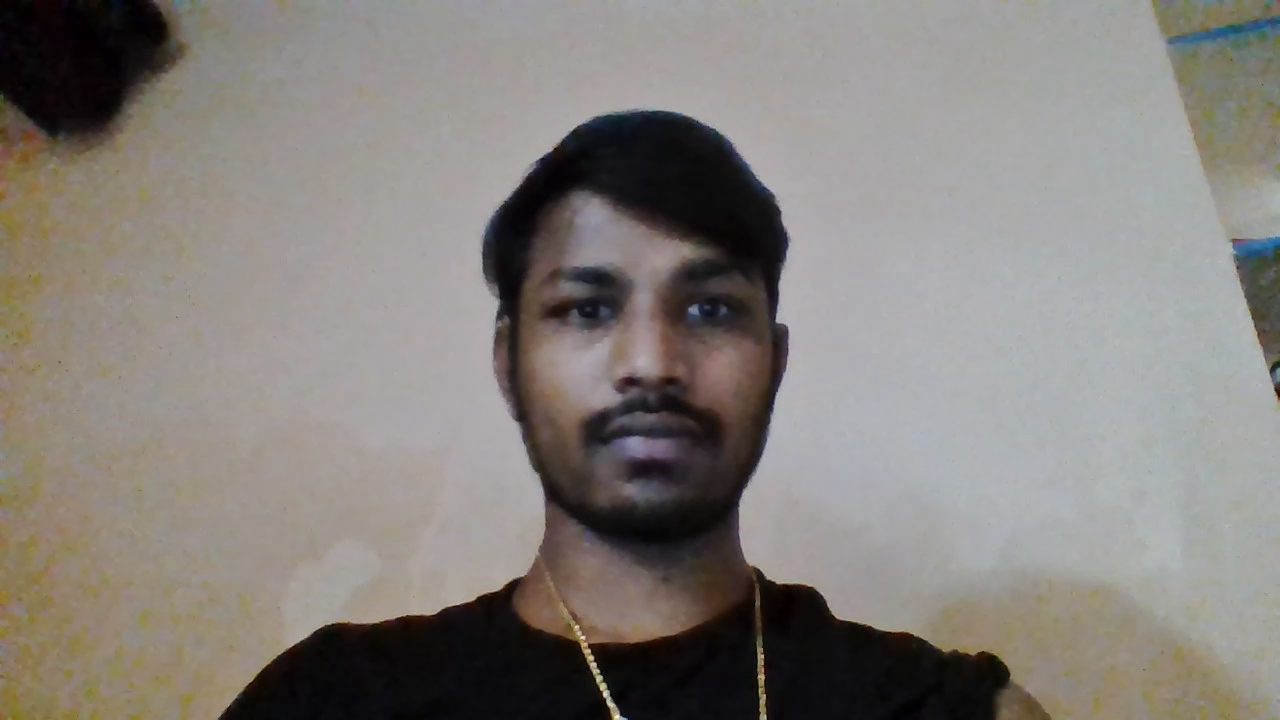
#> input picture frame 9 of Mean Shift/f_t.mp4, 1280 x 720 px
$ jupyter execute 'Single Object Tracking.ipynb'
#> lines starting #> are read from the running program, lines starting #| are printed output that depends on the picture
[cell 1]
import numpy as np
import cv2
import os
import matplotlib.pyplot as plt

[cell 2]
cap = cv2.VideoCapture('f_t.mp4')

[cell 3]
ret, frame = cap.read()
#> frame is the input picture: shape (720, 1280, 3); mean B, G, R 123.8, 128.3, 133.2
face_casc = cv2.CascadeClassifier(cv2.data.haarcascades + 'haarcascade_frontalface_default.xml')
face_rects = face_casc.detectMultiScale(frame)
#> face_rects = [[482, 176, 336, 336]]

[cell 4]
face_x, face_y, w, h = tuple(face_rects[0])
#> face_x = 482; face_y = 176; w = 336; h = 336
track_window = (face_x, face_y, w, h)
#> track_window = (482, 176, 336, 336)

[cell 5]
roi = frame[face_y:face_y+h,face_x:face_x+w]
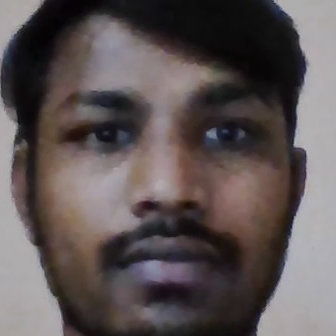
#> roi: shape (336, 336, 3); mean B, G, R 85.6, 85.1, 94

[cell 6]
hsv_roi = cv2.cvtColor(roi,cv2.COLOR_BGR2HSV)
#> hsv_roi: shape (336, 336, 3); mean H, S, V 91.6, 41.6, 95.1

[cell 7]
roi_hist = cv2.calcHist([hsv_roi],[0],None,[180],[0,180])
#> roi_hist = 180 values, max 13860 at index 165, min 0 at index 28, mean 627.2

[cell 8]
cv2.normalize(roi_hist,roi_hist,0,255,cv2.NORM_MINMAX)
#> Out = 180 values, max 255 at index 165, min 0 at index 28, mean 11.54

[cell 9]
term_crit = (cv2.TermCriteria_EPS | cv2.TERM_CRITERIA_COUNT, 10, 1)

[cell 10]
while True:

    ret, frame = cap.read()
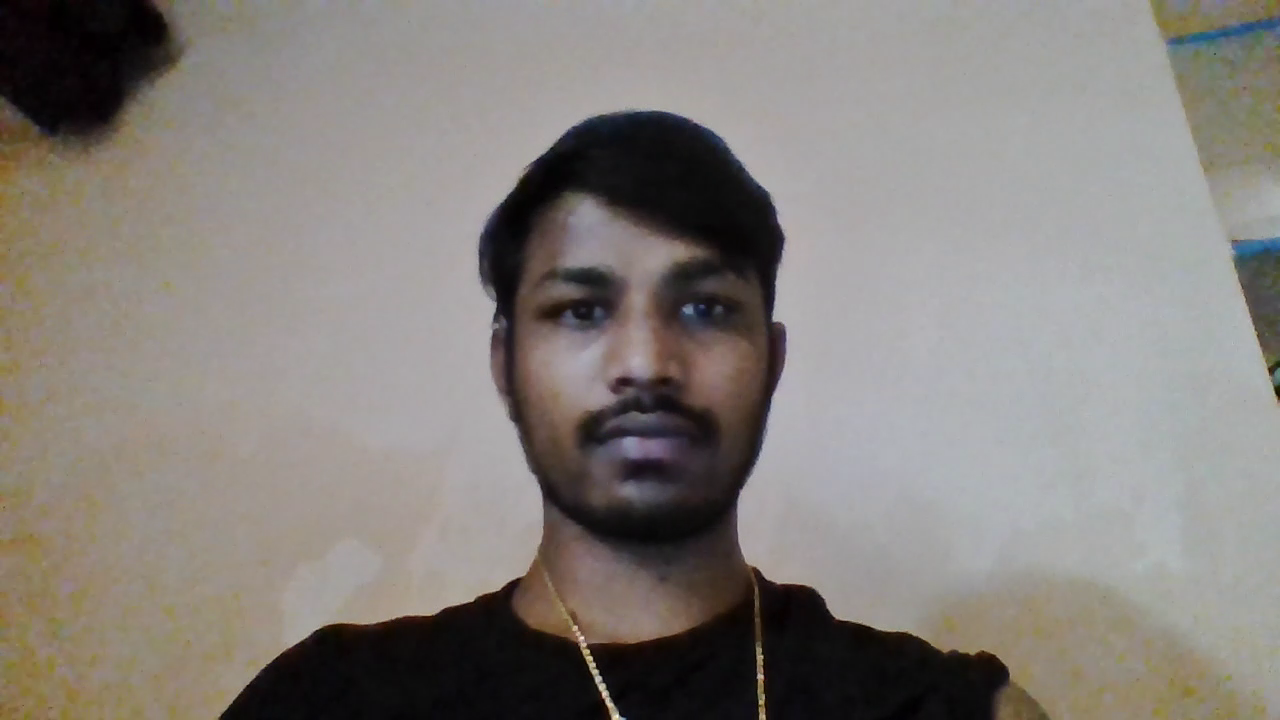
#> input picture frame 10 of Mean Shift/f_t.mp4, 1280 x 720 px
#> frame is the input picture: shape (720, 1280, 3); mean B, G, R 123.8, 128.3, 133.4

    if ret == True:
        hsv = cv2.cvtColor(frame,cv2.COLOR_BGR2HSV)
#> hsv: shape (720, 1280, 3); mean H, S, V 58.8, 31.8, 134.6
        dest_roi = cv2.calcBackProject([hsv],[0],roi_hist,[0,180],1)
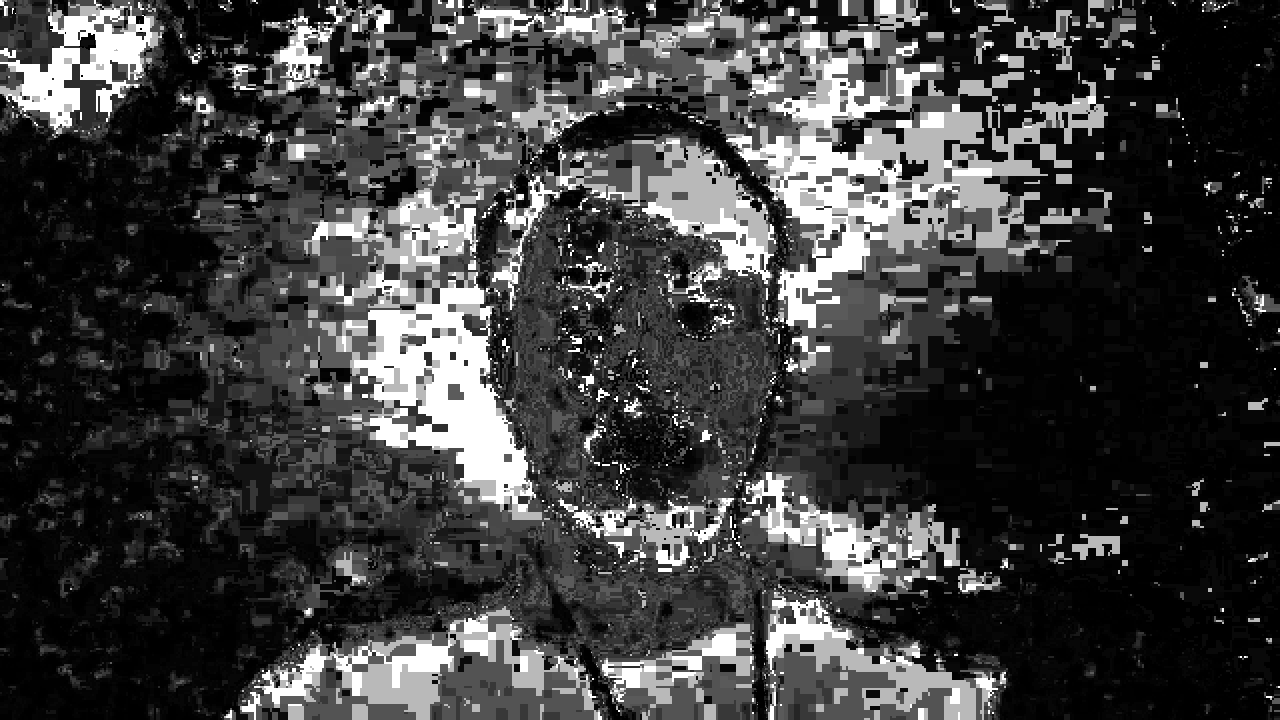
#> dest_roi: shape (720, 1280); min 0, max 255, mean 62.1
        ret, track_window = cv2.meanShift(dest_roi,track_window,term_crit)
#> ret = 10; track_window = (632, 8, 336, 336)
        x, y, w, h = track_window
#> x = 632; y = 8
        img2 = cv2.rectangle(frame, (x,y),(x+w, y+h),(255,255,0),3)
        cv2.imshow('FaceTracker', img2)
        if cv2.waitKey(50) & 0xFF == 27:
#> (key Esc is pressed here)
            break
    else:
        break
cap.release()
cv2.destroyAllWindows()

$ run again, starting later in the video
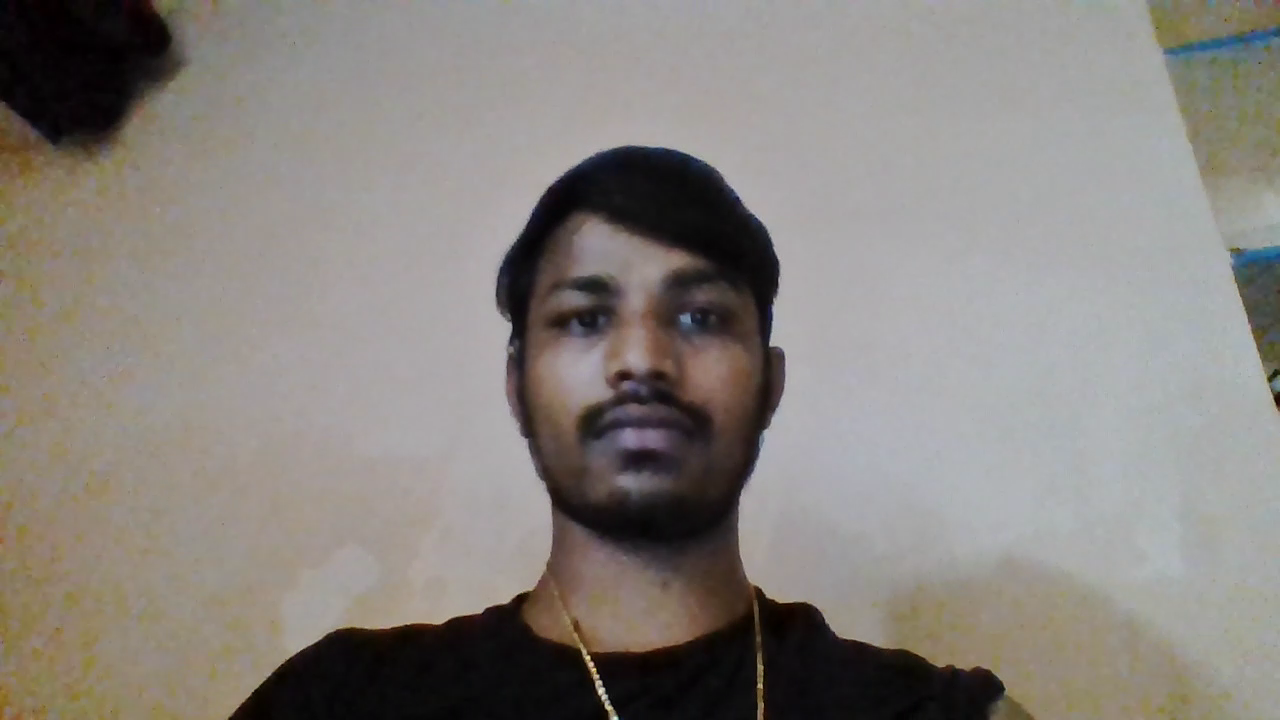
#> input picture frame 40 of Mean Shift/f_t.mp4, 1280 x 720 px
#> frame is the input picture: shape (720, 1280, 3); mean B, G, R 126.2, 131.1, 136.1
#> face_rects = [[493, 197, 300, 300]]
#> face_x = 493; face_y = 197; w = 300
#> `track_window = (face_x, face_y, w, h)`: track_window = (493, 197, 300, 300)
#> `roi = frame[face_y:face_y+h,face_x:face_x+w]`:
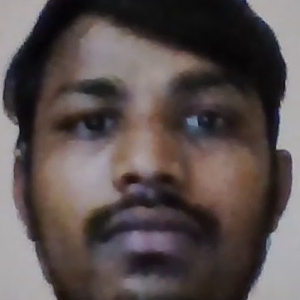
#> roi: shape (300, 300, 3); mean B, G, R 79.1, 79.6, 90
#> hsv_roi: shape (300, 300, 3); mean H, S, V 79.8, 48.1, 91
#> roi_hist = 180 values, max 9961 at index 165, min 0 at index 23, mean 500
#> Out = 180 values, max 255 at index 165, min 0 at index 23, mean 12.8
#> hsv: shape (720, 1280, 3); mean H, S, V 59.8, 32.4, 137.7
#> `dest_roi = cv2.calcBackProject([hsv],[0],roi_hist,[0,180],1)`:
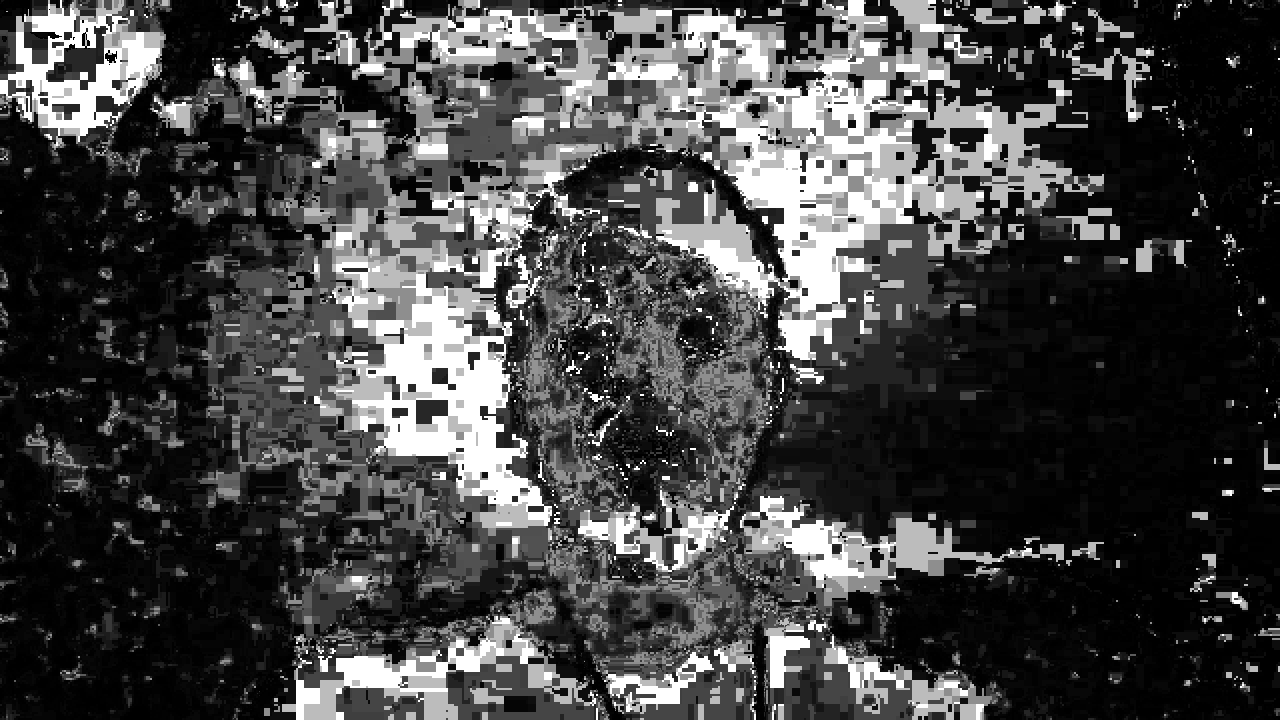
#> dest_roi: shape (720, 1280); min 0, max 255, mean 68.1
#> `ret, track_window = cv2.meanShift(dest_roi,track_window,term_crit)`: ret = 10; track_window = (617, 42, 300, 300)
#> x = 617; y = 42

$ run again, starting later in the video
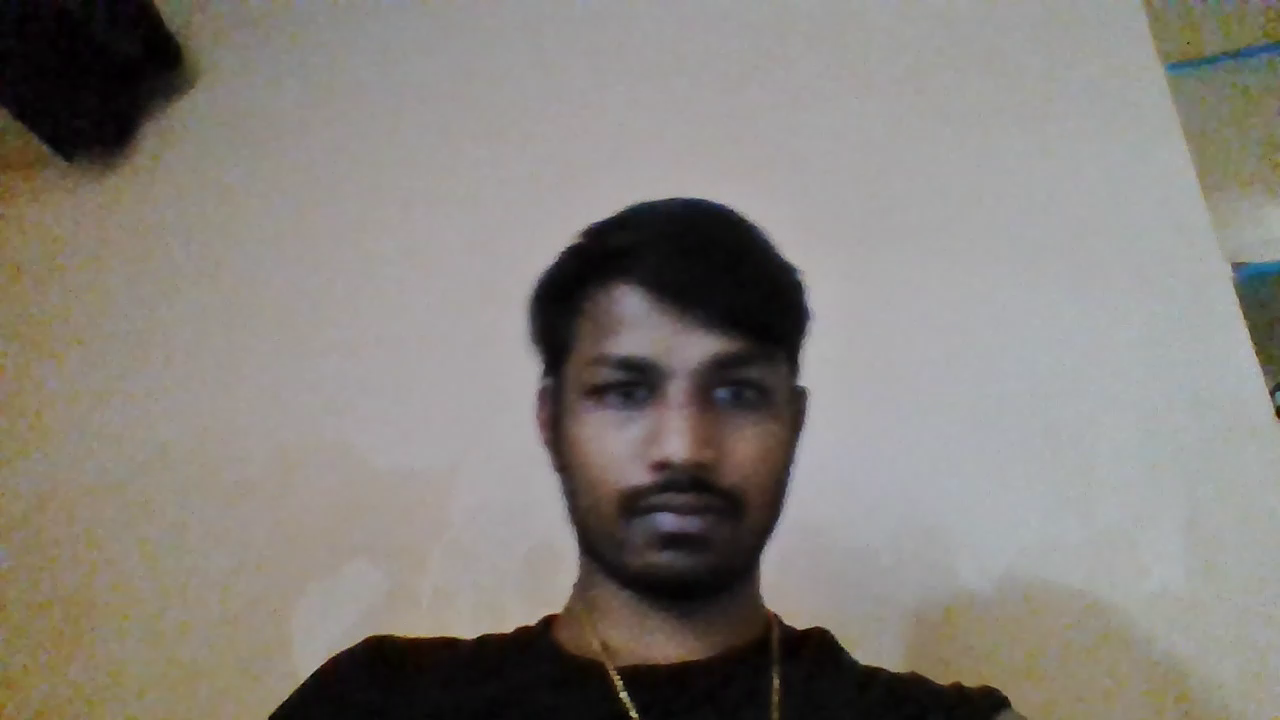
#> input picture frame 72 of Mean Shift/f_t.mp4, 1280 x 720 px
#> frame is the input picture: shape (720, 1280, 3); mean B, G, R 124.2, 130, 134.5
#> face_rects = [[527, 274, 306, 306]]
#> face_x = 527; face_y = 274; w = 306
#> `track_window = (face_x, face_y, w, h)`: track_window = (527, 274, 306, 306)
#> `roi = frame[face_y:face_y+h,face_x:face_x+w]`:
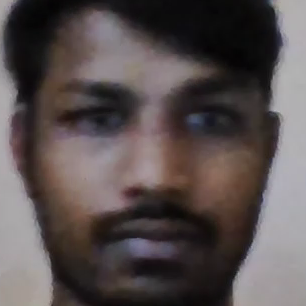
#> roi: shape (306, 306, 3); mean B, G, R 79.1, 79.2, 88.2
#> hsv_roi: shape (306, 306, 3); mean H, S, V 84.5, 41.5, 88.9
#> roi_hist = 180 values, max 10136 at index 165, min 0 at index 23, mean 520.2
#> Out = 180 values, max 255 at index 165, min 0 at index 23, mean 13.09
#> hsv: shape (720, 1280, 3); mean H, S, V 60.4, 35, 134.4
#> `dest_roi = cv2.calcBackProject([hsv],[0],roi_hist,[0,180],1)`:
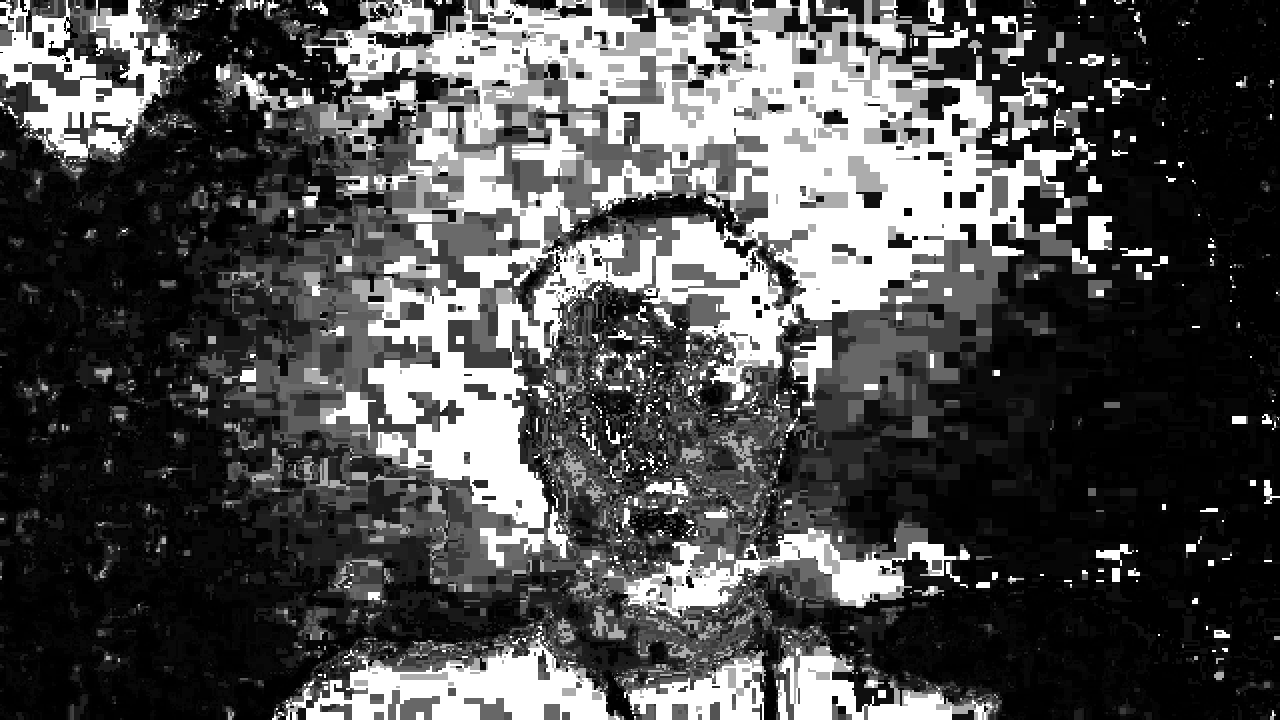
#> dest_roi: shape (720, 1280); min 0, max 255, mean 80.4
#> `ret, track_window = cv2.meanShift(dest_roi,track_window,term_crit)`: ret = 10; track_window = (618, 51, 306, 306)
#> x = 618; y = 51
